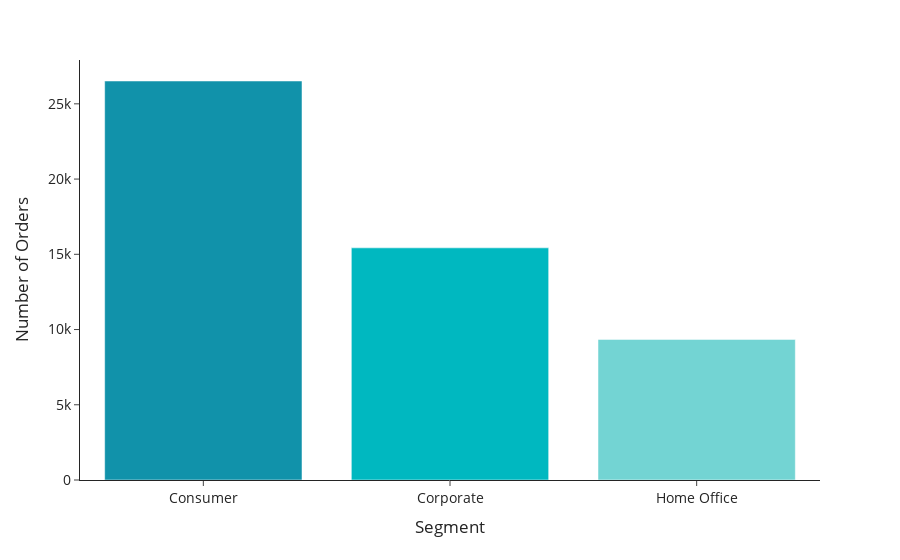

Notebook source saved alongside this figure:
### Markdown cell above
##### Segment

### Code cell
fig = px.bar(x = orders['Segment'].value_counts().index, y = orders['Segment'].value_counts(),
             color = orders['Segment'].value_counts().index,
             template = 'simple_white', color_discrete_sequence = colors)

#Set Title and x/y axis labels
fig.update_layout(
    xaxis_title="Segment",
    yaxis_title="Number of Orders",
    showlegend = False,
    font = dict(
            size = 14
            ),    
    title={
        #'text': "Frequency of Orders by Segment",
        'y':0.95,
        'x':0.5
        }
    )

fig.show()

### Figure 1 — Plotly figure (JSON) as saved in the notebook; plotly's stock layout.template omitted (floating-point values rounded to 4 significant figures)
{"data": [{"alignmentgroup": "True", "hovertemplate": "color=Consumer<br>x=%{x}<br>y=%{y}<extra></extra>", "legendgroup": "Consumer", "marker": {"color": "#1192AA", "pattern": {"shape": ""}}, "name": "Consumer", "offsetgroup": "Consumer", "orientation": "v", "showlegend": true, "textposition": "auto", "type": "bar", "x": ["Consumer"], "xaxis": "x", "y": [26518], "yaxis": "y"}, {"alignmentgroup": "True", "hovertemplate": "color=Corporate<br>x=%{x}<br>y=%{y}<extra></extra>", "legendgroup": "Corporate", "marker": {"color": "#00B8C0", "pattern": {"shape": ""}}, "name": "Corporate", "offsetgroup": "Corporate", "orientation": "v", "showlegend": true, "textposition": "auto", "type": "bar", "x": ["Corporate"], "xaxis": "x", "y": [15429], "yaxis": "y"}, {"alignmentgroup": "True", "hovertemplate": "color=Home Office<br>x=%{x}<br>y=%{y}<extra></extra>", "legendgroup": "Home Office", "marker": {"color": "#73D4D3", "pattern": {"shape": ""}}, "name": "Home Office", "offsetgroup": "Home Office", "orientation": "v", "showlegend": true, "textposition": "auto", "type": "bar", "x": ["Home Office"], "xaxis": "x", "y": [9343], "yaxis": "y"}], "layout": {"barmode": "relative", "font": {"size": 14}, "legend": {"title": {"text": "color"}, "tracegroupgap": 0}, "margin": {"t": 60}, "showlegend": false, "title": {"x": 0.5, "y": 0.95}, "xaxis": {"anchor": "y", "domain": [0, 1], "title": {"text": "Segment"}}, "yaxis": {"anchor": "x", "domain": [0, 1], "title": {"text": "Number of Orders"}}}}
